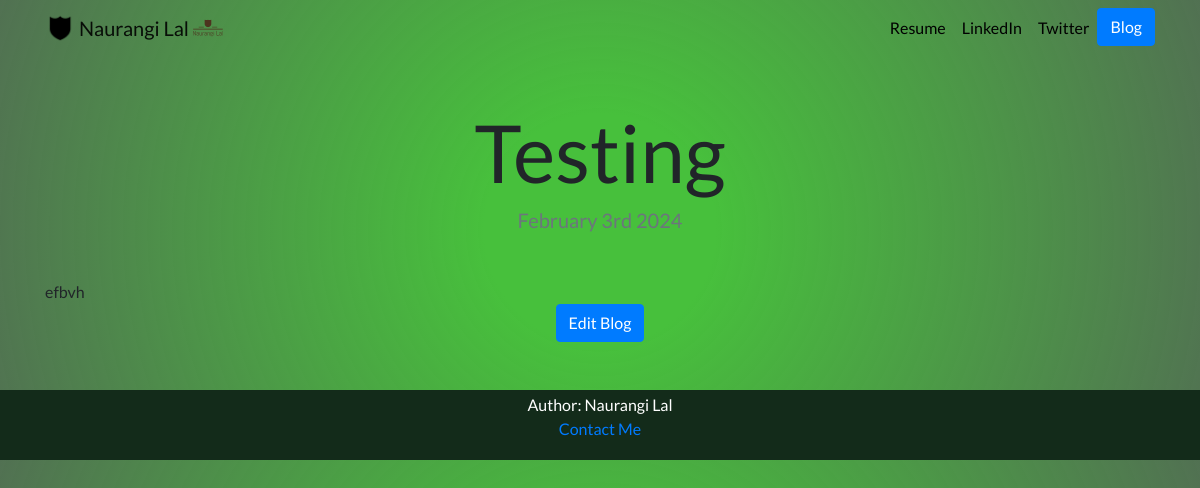
The app's page /blog/13/ with its own data.
### blog/models.py (models this page shows, shortened)
class Blog(models.Model):
    title = models.CharField(max_length=200)
    description = models.TextField()
    date = models.DateField()

### blog/views.py (the view)
# urls.py: path('<int:blog_id>/', views.detail, name='detail'),
def detail(request, blog_id):
    blog = get_object_or_404(Blog, pk=blog_id)
    return render(request, 'blog/detail.html',{'blog':blog})

### blog/templates/blog/detail.html
{% extends "portfolio/base.html" %}
{% load static %}
{% block content %}
<h1 class="text-center mt-5" id="blogdetailtitle">{{ blog.title }}</h1>
<h5 class="text-center text-muted mb-5">{{ blog.date|date:'F jS Y' }}</h5>
{{ blog.description|safe }}
<div class="text-center mb-5">
    <a href="{% url 'blog:blog_edit' blog.id %}"><button class="btn btn-primary">Edit Blog</button></a>
</div>
{% endblock %}

### portfolio/static/portfolio/custom.css (style rules this page uses)
body { font-family: 'Lato', sans-serif; background: radial-gradient(circle, rgb(71, 192, 60) 18%, rgba(46, 84, 47, 0.83) 100%); }
@media (min-width: 992px) { #blogdetailtitle { font-size: 5rem; } }

### records on screen
Blog: title "Testing", date "February 3rd 2024", description "efbvh"
